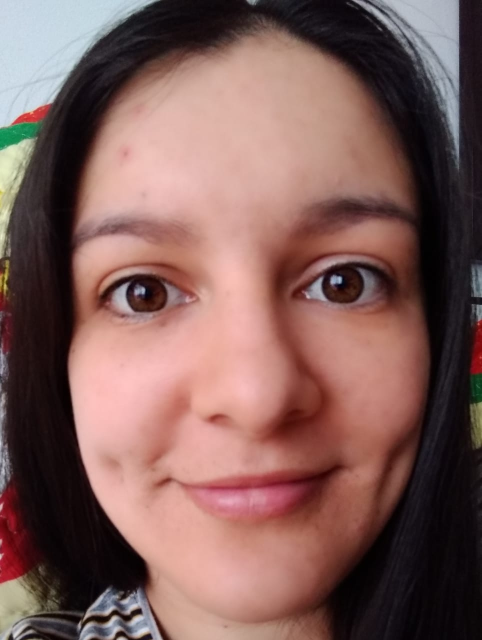
#> input picture MyOwnProject/datos/imagenes/CATA/WhatsApp Image 2020-12-09 at 17.54.30.jpeg, 964 x 1280 px (shown at 1/2 size); its folder holds only this picture in this run
$ jupyter execute 'base datos.ipynb'
#> lines starting #> are read from the running program, lines starting #| are printed output that depends on the picture
[cell 1]
from PIL import Image,ImageOps
import numpy as np
import os
import csv
#Crea base de datos de imagenes generando el archivo X con las imagenes Y con la clase y P que indica a que persona esta asignado cada numero de clase
#La estructura de archivos es
"""
Raiz/
	imagenes/
		carpeta_con_clase_0/
		carpeta_con_clase_1/
				.
				.
	generar_base_datos.py
	----------------------
	#las respuestas se guardan en el mismo directorio del archivo .py
"""

[cell 2]
def crear_base_datos(directorio,tam):
#> called with directorio = 'imagenes', tam = (50, 50)
	lista_arrays_imgs=list()
	lista_clases_imgs=list()
	lista_persona_clase=list()
	personas=os.listdir(directorio)
	i=0
	for persona in personas:
		directorio_persona=os.path.join(directorio,persona)
		lista_imgs_personas=os.listdir(directorio_persona)
		for nombre_img in lista_imgs_personas:
			ruta_img=os.path.join(directorio_persona,nombre_img)
			img=Image.open(ruta_img)
#> img is the input picture: PIL image 964x1280 RGB; mean R, G, B 127.7, 94.2, 89.6
			img = ImageOps.grayscale(img)
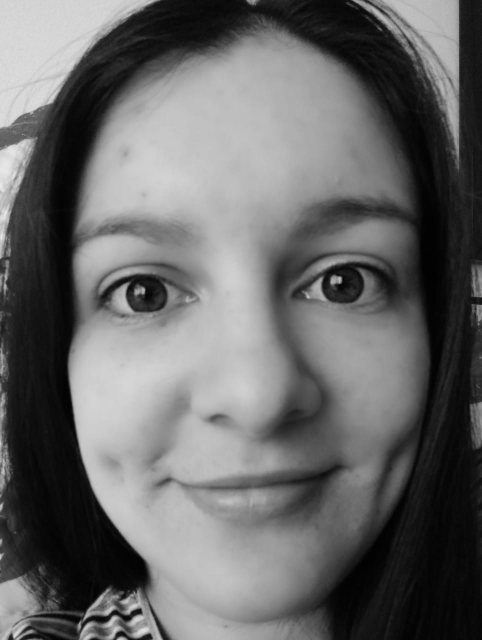
#> img: PIL image 964x1280 L (shown at 1/2 size); min 1, max 237, mean 103.7
			img=img.resize(tam)
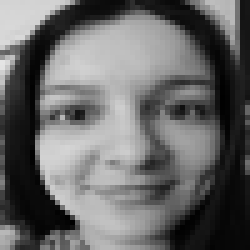
#> img: PIL image 50x50 L (shown 5 times larger); min 0, max 228, mean 103.6
			img=np.asarray(img,dtype='float64')
#> img: shape (50, 50) float64
			img=img.ravel()
#> img = 2500 values, max 228 at index 600, min 0 at index 994, mean 103.6
			lista_arrays_imgs.append(img)
			lista_clases_imgs.append([i,persona])
		lista_persona_clase.append([i,persona])
		i += 1
#> pass 2 of the loop in crear_base_datos, `for persona in personas:`:
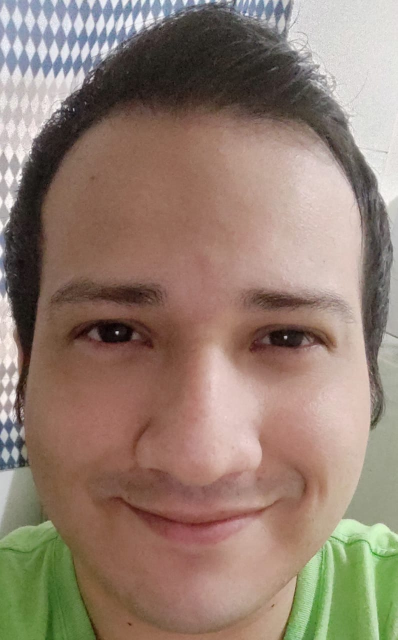
#> input picture MyOwnProject/datos/imagenes/CRIS/WhatsApp Image 2020-12-09 at 18.39.58 (1).jpeg, 795 x 1280 px (shown at 1/2 size)
#> in crear_base_datos, img is the input picture: PIL image 795x1280 RGB; mean R, G, B 147.3, 127, 112.9
#> in crear_base_datos, `img = ImageOps.grayscale(img)`:
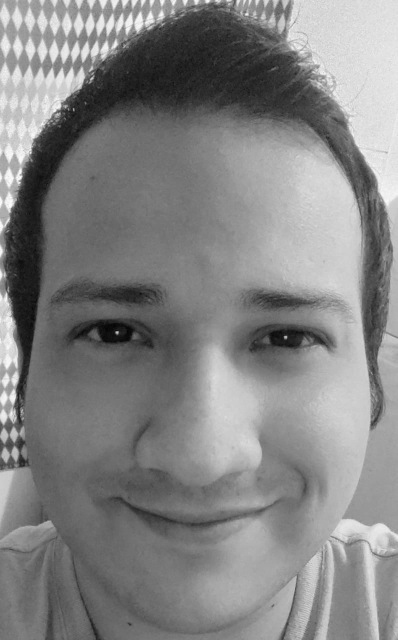
#> img: PIL image 795x1280 L (shown at 1/2 size); min 2, max 254, mean 131.5
#> in crear_base_datos, `img=img.resize(tam)`:
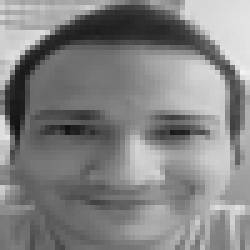
#> img: PIL image 50x50 L (shown 5 times larger); min 17, max 242, mean 131.4
#> in crear_base_datos, `img=img.ravel()`: img = 2500 values, max 242 at index 748, min 17 at index 1263, mean 131.4
	X=np.array(lista_arrays_imgs)
	Y=np.array(lista_clases_imgs)
	P=np.array(lista_persona_clase)
	guardar_datos_csv(X,'X.csv')
	guardar_datos_csv(Y,'Y.csv')
	guardar_datos_csv(P,'P.csv')

[cell 3]
#Guarda matrices en un archivo en formato csv
def guardar_datos_csv(X,ruta):
	with open(ruta, 'w', newline='', encoding='utf-8') as csvfile:
		writer = csv.writer(csvfile)
		writer.writerows(X)

[cell 4]
tam=(50,50)
directorio="imagenes"
crear_base_datos(directorio,tam)
